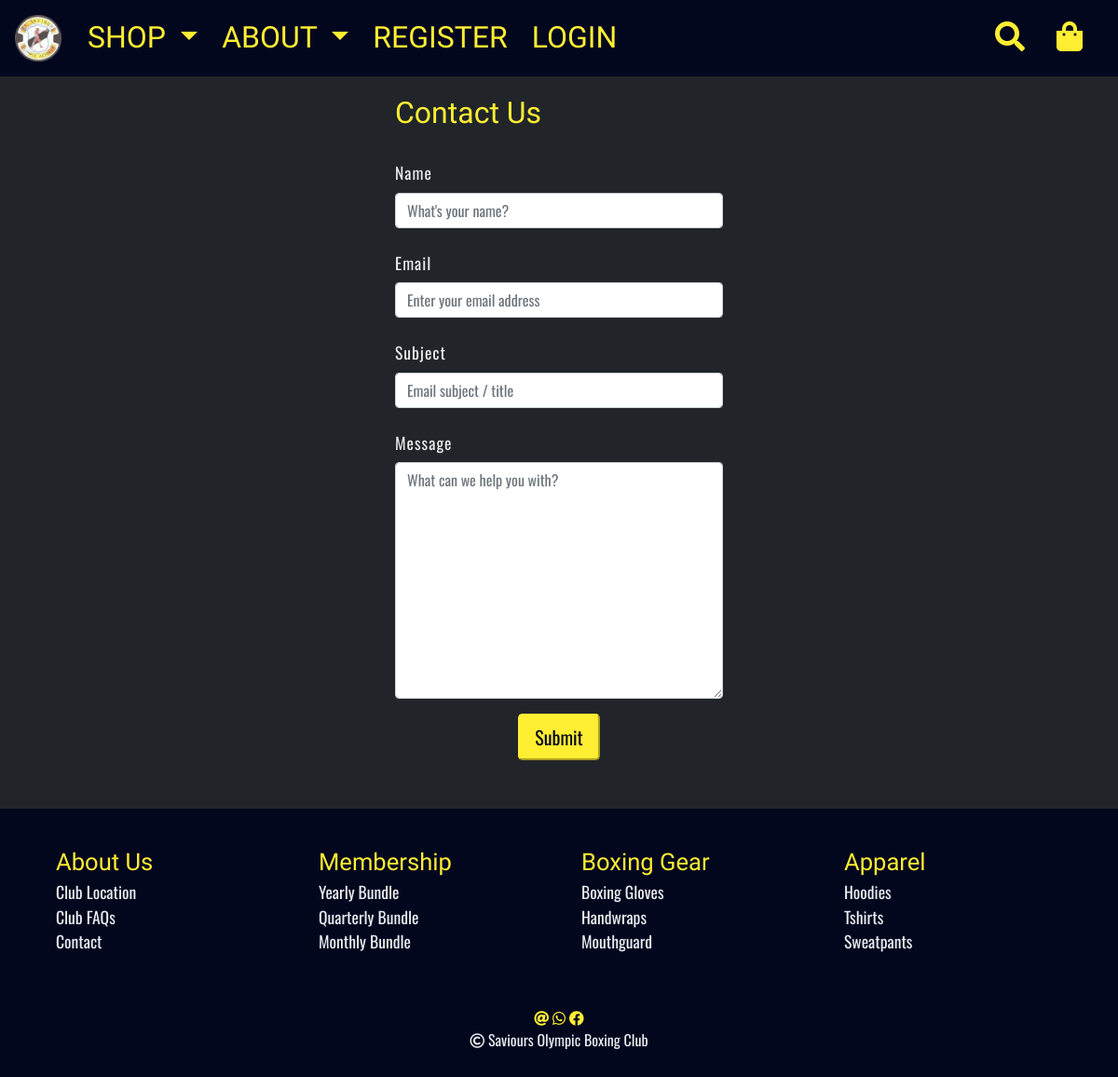
Page /contact/ on the committed database.
### products/models.py (models this page shows, shortened)
class Category(models.Model):
    title = models.CharField(max_length=255)
    slug = models.SlugField(max_length=255)
    ordering = models.IntegerField(default=0)
    class Meta:
        verbose_name_plural = 'Categories'
        ordering = ("ordering", "title")

class Subcategory(models.Model):
    parent = models.ForeignKey(Category,
                               related_name='subcategories',
                               blank=True,
                               null=True,
                               on_delete=models.SET_NULL)
    title = models.CharField(max_length=255)
    slug = models.SlugField(max_length=255, blank=True, null=True)
    ordering = models.IntegerField(default=0)
    class Meta:
        verbose_name_plural = "Subcategories"
        ordering = ("parent", "ordering", "title")

### pages/views.py (the view)
# urls.py: path("contact/", contact, name="contact"),
def contact(request):
    context = {}
    if request.POST:
        form = ContactForm(request.POST)
        if form.is_valid():
            subject = form.cleaned_data["subject"]
            from_email = form.cleaned_data["from_email"]
            message = form.cleaned_data["message"]
            from_name = form.cleaned_data["from_name"]
            mail_msg = f"Message from:\
                 {from_name}\n\n{message}\n\n\
                     Return email address: {from_email}"
            try:
                send_mail(subject, mail_msg, from_email, ["david.shanahan.burns@gmail.com"])
            except BadHeaderError:
                return HttpResponse("Invalid header found.")
            messages.success(
                request,
                "Message successfully sent!\nThanks for getting in touch 🙂",
            )
            return redirect("contact_success")
        else:
            context["contact_form"] = form
    else:
        if request.user.is_authenticated:
            form = ContactForm(
                initial={
                    "from_email": request.user.email,
                    "from_name": f"{request.user.first_name}\
                         {request.user.last_name}",
                }
            )
        else:
            form = ContactForm()
    context["contact_form"] = form
    return render(request, "pages/contact.html", context)

### pages/forms.py
class ContactForm(forms.Form):
    from_name = forms.CharField(
        required=True,
        label="Name",
        widget=forms.EmailInput(attrs={"placeholder": "What's your name?"}),
    )
    from_email = forms.EmailField(
        required=True,
        label="Email",
        widget=forms.EmailInput(
            attrs={"placeholder": "Enter your email address"}
        ),
    )
    subject = forms.CharField(
        max_length=60,
        required=True,
        widget=forms.TextInput(attrs={"placeholder": "Email subject / title"}),
    )
    message = forms.CharField(
        required=True,
        widget=forms.Textarea(
            attrs={
                "placeholder": "What can we help you with?",
                "rows": 10,
                "cols": 5,
            }
        ),
    )

### bag/contexts.py (called while the page is built, shortened)
def bag_content(request):
    bag_items = []
    total = 0
    product_count = 0
    current_bag = request.session.get("current_bag", {})
    if total < settings.FREE_DELIVERY_THRESHOLD:
        delivery = total * Decimal(settings.STANDARD_DELIVERY_PERCENTAGE / 100)
        free_delivery_delta = settings.FREE_DELIVERY_THRESHOLD - total
    else:
        delivery = 0
        free_delivery_delta = 0
    grand_total = delivery + total
    context = {
        'bag_items': bag_items,
        'total': total,
        'product_count': product_count,
        'delivery': delivery,
        'free_delivery_delta': free_delivery_delta,
        'free_delivery_threshold': settings.FREE_DELIVERY_THRESHOLD,
        'grand_total': grand_total,
    }
    return context

### store/contexts.py (called while the page is built)
def subcategories_per_category(request):
    context = {}
    context["categories"] = Category.objects.all()
    context["category_subcategories"] = {}
    for category in context["categories"]:
        context["category_subcategories"][category] = sorted(set(
            Product.objects.filter(category=category).values_list(
                "subcategory__title", flat=True
            )
        ))
    return context

### pages/templates/pages/contact.html (shortened to what this page needs)
{% extends 'base.html' %}
{% load widget_tweaks %}
{% block content %}
<div class="container form-wrapper col-md-6 col-lg-4 px-4 py-1">
    <h2 class="mt-3 mb-2">Contact Us</h2>
    <form method="POST" action="{% url 'contact' %}" class="form" novalidate>
        {% for field in contact_form %}
        <fieldset>
            <label for="{{ field.id_for_label }}" class="form-label mt-4">{{ field.label }}</label>
            {{ field|add_class:'form-control' }}
        </fieldset>
        {% endfor %}
        <fieldset class="mt-3 mb-5 text-center">
            <button type="submit" class="btn-lg btn-primary">Submit</button>
        </fieldset>
    </form>
</div>
{% endblock content %}

### templates/includes/footer.html (shortened to what this page needs)
{% load static %}
<footer>
    <div class="container-fluid d-flex justify-content-around">
        <div class="row w-100 p-4">
            <div class="col-12 col-sm-6 col-md-3 px-4 py-1">
                <div class="row">
                    <div class="col-12 footer-title">
                        About Us
                    </div>
                    <div class="col-12 footer-text">
                        <a href="{% url 'view_about' %}">Club Location</a>
                    </div>
                    <div class="col-12 footer-text">
                        <a href="{% url 'view_faqs' %}">Club FAQs</a>
                    </div>
                    <div class="col-12 footer-text">
                        <a href="{% url 'contact' %}">Contact</a>
                    </div>
                </div>
            </div>
            {% for category in categories %}
                <div class="col-12 col-sm-6 col-md-3 px-4 py-1">
                    <div class="row">
                        <div class="col-12 footer-title">
                            {{ category.title }}
                        </div>
                        {% for subcategory in category.subcategories.all %}
                            <div class="col-12 footer-text">
                                <a href="{% url 'shop' category.slug subcategory.slug %}">{{ subcategory.title }}</a>
                            </div>
                        {% endfor %}
                    </div>
                </div>
            {% endfor %}
           <div id="footer-end" class="col-12 text-center px-4 py-1 mt-5 d-none d-sm-block">
                <a href="mailto:david.shanahan.burns@gmail.com?subject=Saviours%20Enquiry" rel="noopener" aria-label="Saviours Email">
                    <i class=" text-primary fas fa-at"></i>
                </a>
                <a href="https://wa.me/353858667065?text=I'm%20enquiring%20about%20Saviours" target="_blank" rel="noopener" aria-label="Saviours Whatsapp Contact Number">
                    <i class="text-primary fab fa-whatsapp"></i>
                </a>
                <a href="https://www.facebook.com/StSavioursOlympicBoxingAcademy/" target="_blank" rel="noopener" aria-label="Saviours Facebook Page">
                    <i class="text-primary fab fa-facebook"></i>
                </a>
                <div>
                    <i class="far fa-copyright"></i> Saviours Olympic Boxing Club
                </div>
            </div>
        </div>
    </div>
</footer>

### rows in the picture
Category: title "Membership"
Subcategory: title "Yearly Bundle"
Subcategory: title "Quarterly Bundle"
Subcategory: title "Monthly Bundle"
Category: title "Boxing Gear"
Subcategory: title "Boxing Gloves"
Subcategory: title "Handwraps"
Subcategory: title "Mouthguard"
Category: title "Apparel"
Subcategory: title "Hoodies"
Subcategory: title "Tshirts"
Subcategory: title "Sweatpants"

### other values in the picture
{{ field.label }} "Name" "Email" "Subject" "Message"
